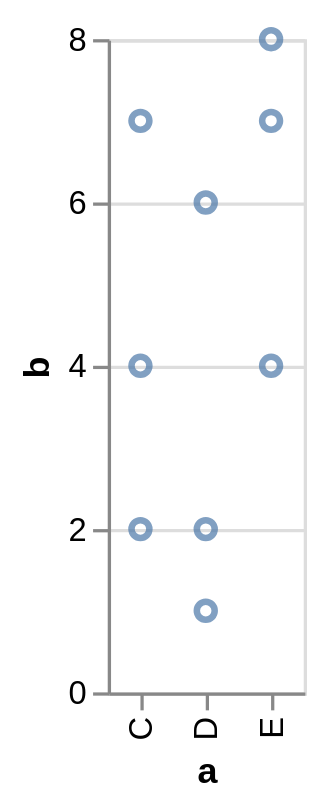

Vega-Lite specification stored for this chart:
### Vega specification from a JSON file in a GitHub repository (floating-point values rounded to 4 significant figures)
{"$schema": "https://vega.github.io/schema/vega/v5.json", "background": "white", "padding": 5, "height": 200, "style": "cell", "data": [{"name": "source_0", "values": [{"a": "C", "b": 2}, {"a": "C", "b": 7}, {"a": "C", "b": 4}, {"a": "D", "b": 1}, {"a": "D", "b": 2}, {"a": "D", "b": 6}, {"a": "E", "b": 8}, {"a": "E", "b": 4}, {"a": "E", "b": 7}]}, {"name": "data_0", "source": "source_0", "transform": [{"type": "filter", "expr": "datum[\"b\"] !== null && isFinite(datum[\"b\"])"}]}], "signals": [{"name": "x_step", "value": 20}, {"name": "width", "update": "bandspace(domain('x').length, 1, 0.5) * x_step"}], "marks": [{"name": "marks", "type": "symbol", "style": ["point"], "from": {"data": "data_0"}, "encode": {"update": {"opacity": {"value": 0.7}, "fill": {"value": "transparent"}, "stroke": {"value": "#4c78a8"}, "x": {"scale": "x", "field": "a"}, "y": {"scale": "y", "field": "b"}}}}], "scales": [{"name": "x", "type": "point", "domain": {"data": "data_0", "field": "a", "sort": true}, "range": {"step": {"signal": "x_step"}}, "padding": 0.5}, {"name": "y", "type": "linear", "domain": {"data": "data_0", "field": "b"}, "range": [{"signal": "height"}, 0], "nice": true, "zero": true}], "axes": [{"scale": "y", "orient": "left", "gridScale": "x", "grid": true, "tickCount": {"signal": "ceil(height/40)"}, "domain": false, "labels": false, "maxExtent": 0, "minExtent": 0, "ticks": false, "zindex": 0}, {"scale": "x", "orient": "bottom", "grid": false, "title": "a", "labelAlign": "right", "labelAngle": 270, "labelBaseline": "middle", "zindex": 0}, {"scale": "y", "orient": "left", "grid": false, "title": "b", "labelOverlap": true, "tickCount": {"signal": "ceil(height/40)"}, "zindex": 0}], "config": {"background": "white"}}
